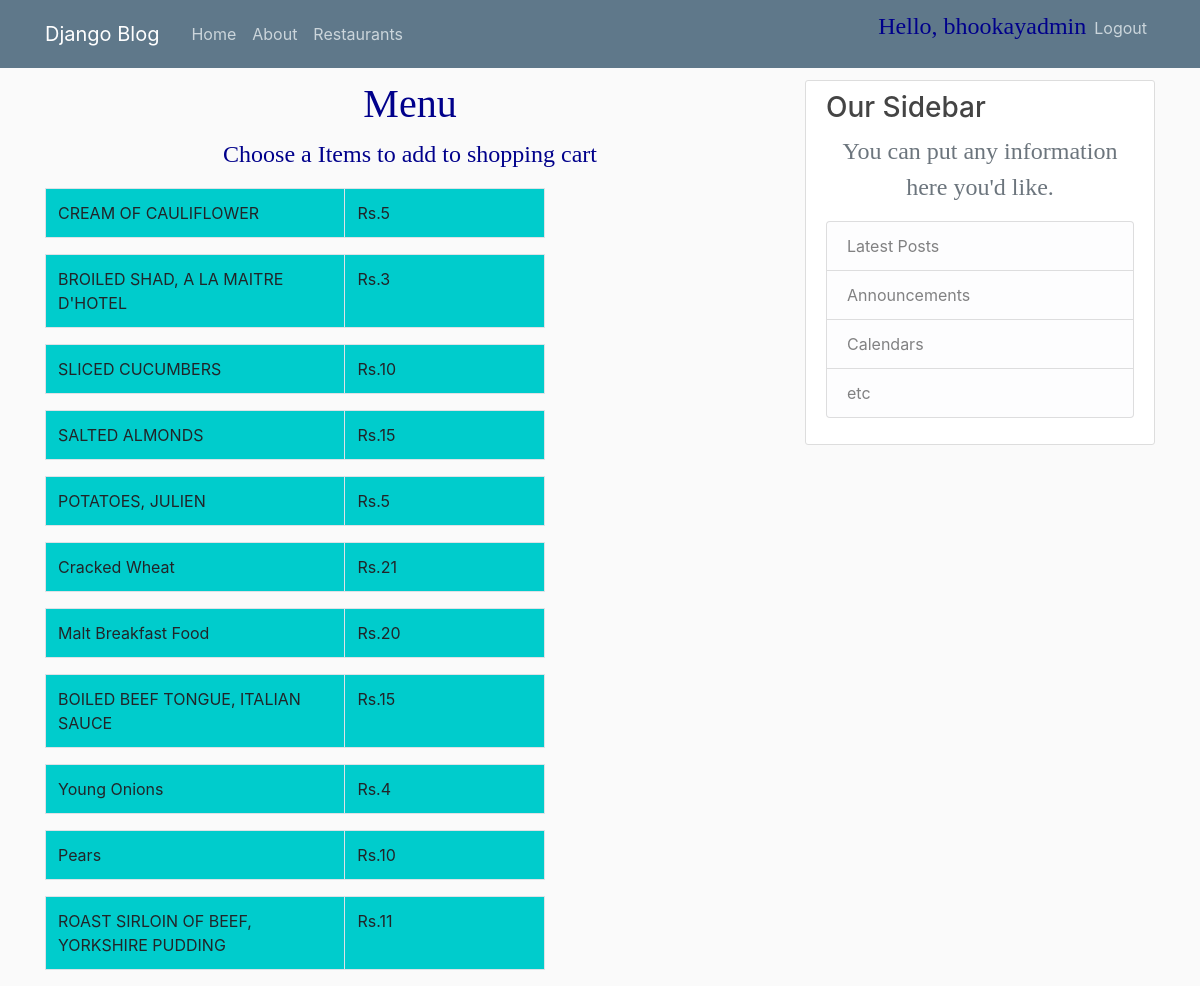
The page /menuO/ (signed in) on the database its author committed.
### customers/models.py (models this page shows, shortened)
class Customers(AbstractBaseUser):
	email = models.EmailField(verbose_name = "email", max_length = 60, unique = True)
	username = models.CharField(max_length = 30, unique = True)
	date_joined = models.DateTimeField(verbose_name = 'date joined', auto_now_add = True)
	last_login = models.DateTimeField(verbose_name = 'last login', auto_now = True)
	is_admin = models.BooleanField(default = False)
	is_active = models.BooleanField(default = True)
	is_staff = models.BooleanField(default = False)
	is_superuser = models.BooleanField(default = False)
	address = models.CharField(max_length = 69, unique = False)
	contact = models.IntegerField(unique = True)
	USERNAME_FIELD = 'email'
	REQUIRED_FIELDS = [ 'username', 'address', 'contact',]
	objects = MyCustomersManager()

### blog/models.py (models this page shows, shortened)
class Menu2(models.Model):
	name=models.CharField(max_length=100)
	price=models.IntegerField()
	restaurant=models.CharField(max_length=100)

### blog/views.py (the view)
# urls.py: path('menuO/', views.menuO, name='blog-menuO'),
def menuO(request):
	context2={
	'dishes':Menu2.objects.all(),
	'rests':Post1.objects.all()
	}
	return render(request, 'blog/menuO.html',context2)

### blog/templates/blog/menuO.html
{% extends "blog/base.html" %}
{%block content %}
<h1>Menu</h1>
<p> Choose a Items to add to shopping cart</p>
<div class="table table-hover">
      {% for dish in dishes  %}
          {% if dish.restaurant == 'Ooma' %}
  <table class="table table-bordered" style ="width: 500px; background-color: #00cccc;">
    <tbody>
      <tr>
        <td style ="width: 300px; background-color: #00cccc;">{{dish.name}}</td>
        <td style ="width: 200px; background-color: #00cccc;">Rs.{{dish.price}}</td>
      </tr>
    </tbody>
  </table>
    {% endif %}
  {% endfor %}
</div>
</body>
</html>
{% endblock content %}

### blog/templates/blog/base.html (shortened to what this page needs)
{%load static %}
<!DOCTYPE html>
<html>
<head>
    <link rel="stylesheet" href="https://stackpath.bootstrapcdn.com/bootstrap/4.3.1/css/bootstrap.min.css">
    <link rel="stylesheet" type="text/css" href="{% static 'blog/main.css' %}">
</head>
<body>
	<header class="site-header">
	  <nav class="navbar navbar-expand-md navbar-dark bg-steel fixed-top">
	    <div class="container">
	      <a class="navbar-brand mr-4" href="{% url 'blog-home' %}">Django Blog</a>
	      <div class="collapse navbar-collapse" id="navbarToggle">
	        <div class="navbar-nav mr-auto">
	          <a class="nav-item nav-link" href="{% url 'blog-home' %}">Home</a>
	          <a class="nav-item nav-link" href="{% url 'blog-about' %}">About</a>
	          <a class="nav-item nav-link" href="{% url 'blog-restaurants1' %}">Restaurants</a>
	        </div>
	        <div class="navbar-nav">
	        	{% if request.user.is_authenticated %}
	        		<p>Hello, {{ request.user.username }}</p>
	        		<a class="nav-item nav-link" href="{% url 'customers-logout' %}">Logout</a>
	        	{% else %}
	          <a class="nav-item nav-link" href="{% url 'customers-login' %}">Login</a>
	          <a class="nav-item nav-link" href="{% url 'customers-register' %}">Register</a>
	          {% endif %}
	        </div>
	      </div>
	    </div>
	  </nav>
	</header>
	<main role="main" class="container">
	  <div class="row">
	    <div class="col-md-8">
	      {% block content %}{% endblock %}
	    <div class="col-md-4">
	      <div class="content-section">
	        <h3>Our Sidebar</h3>
	        <p class='text-muted'>You can put any information here you'd like.
	          <ul class="list-group">
	            <li class="list-group-item list-group-item-light">Latest Posts</li>
	            <li class="list-group-item list-group-item-light">Announcements</li>
	            <li class="list-group-item list-group-item-light">Calendars</li>
	            <li class="list-group-item list-group-item-light">etc</li>
	          </ul>
	        </p>
	      </div>
	    </div>
</body>
</html>

### blog/static/blog/main.css (style rules this page uses)
body { background: #fafafa; color: #333333; margin-top: 5rem; }
h1, h2, h3, h4, h5, h6 { color: #444444; }
ul { margin: 0; }
body { background-image:url(https://cdn1.vectorstock.com/i/1000x1000/96/80/low-poly-aquamarine-color-vector-29209680.jpg); background-position: center; background-size: cover }
h1 { font-size: %300; text-align:center; color: darkblue; font-family: verdana }
p { color: darkblue; font-family: verdana; text-align: center; font-size: 150% }
.bg-steel { background-color: #5f788a; }
.site-header .navbar-nav .nav-link { color: #cbd5db; }
.content-section { background: #ffffff; padding: 10px 20px; border: 1px solid #dddddd; border-radius: 3px; margin-bottom: 20px; }

### rows shown on the page
Customers: user.username "bhookayadmin"
Menu2: name "CREAM OF CAULIFLOWER", price "5"
Menu2: name "BROILED SHAD, A LA MAITRE D'HOTEL", price "3"
Menu2: name "SLICED CUCUMBERS", price "10"
Menu2: name "SALTED ALMONDS", price "15"
Menu2: name "POTATOES, JULIEN", price "5"
Menu2: name "Cracked Wheat", price "21"
Menu2: name "Malt Breakfast Food", price "20"
Menu2: name "BOILED BEEF TONGUE, ITALIAN SAUCE", price "15"
Menu2: name "Young Onions", price "4"
Menu2: name "Pears", price "10"
Menu2: name "ROAST SIRLOIN OF BEEF, YORKSHIRE PUDDING", price "11"
